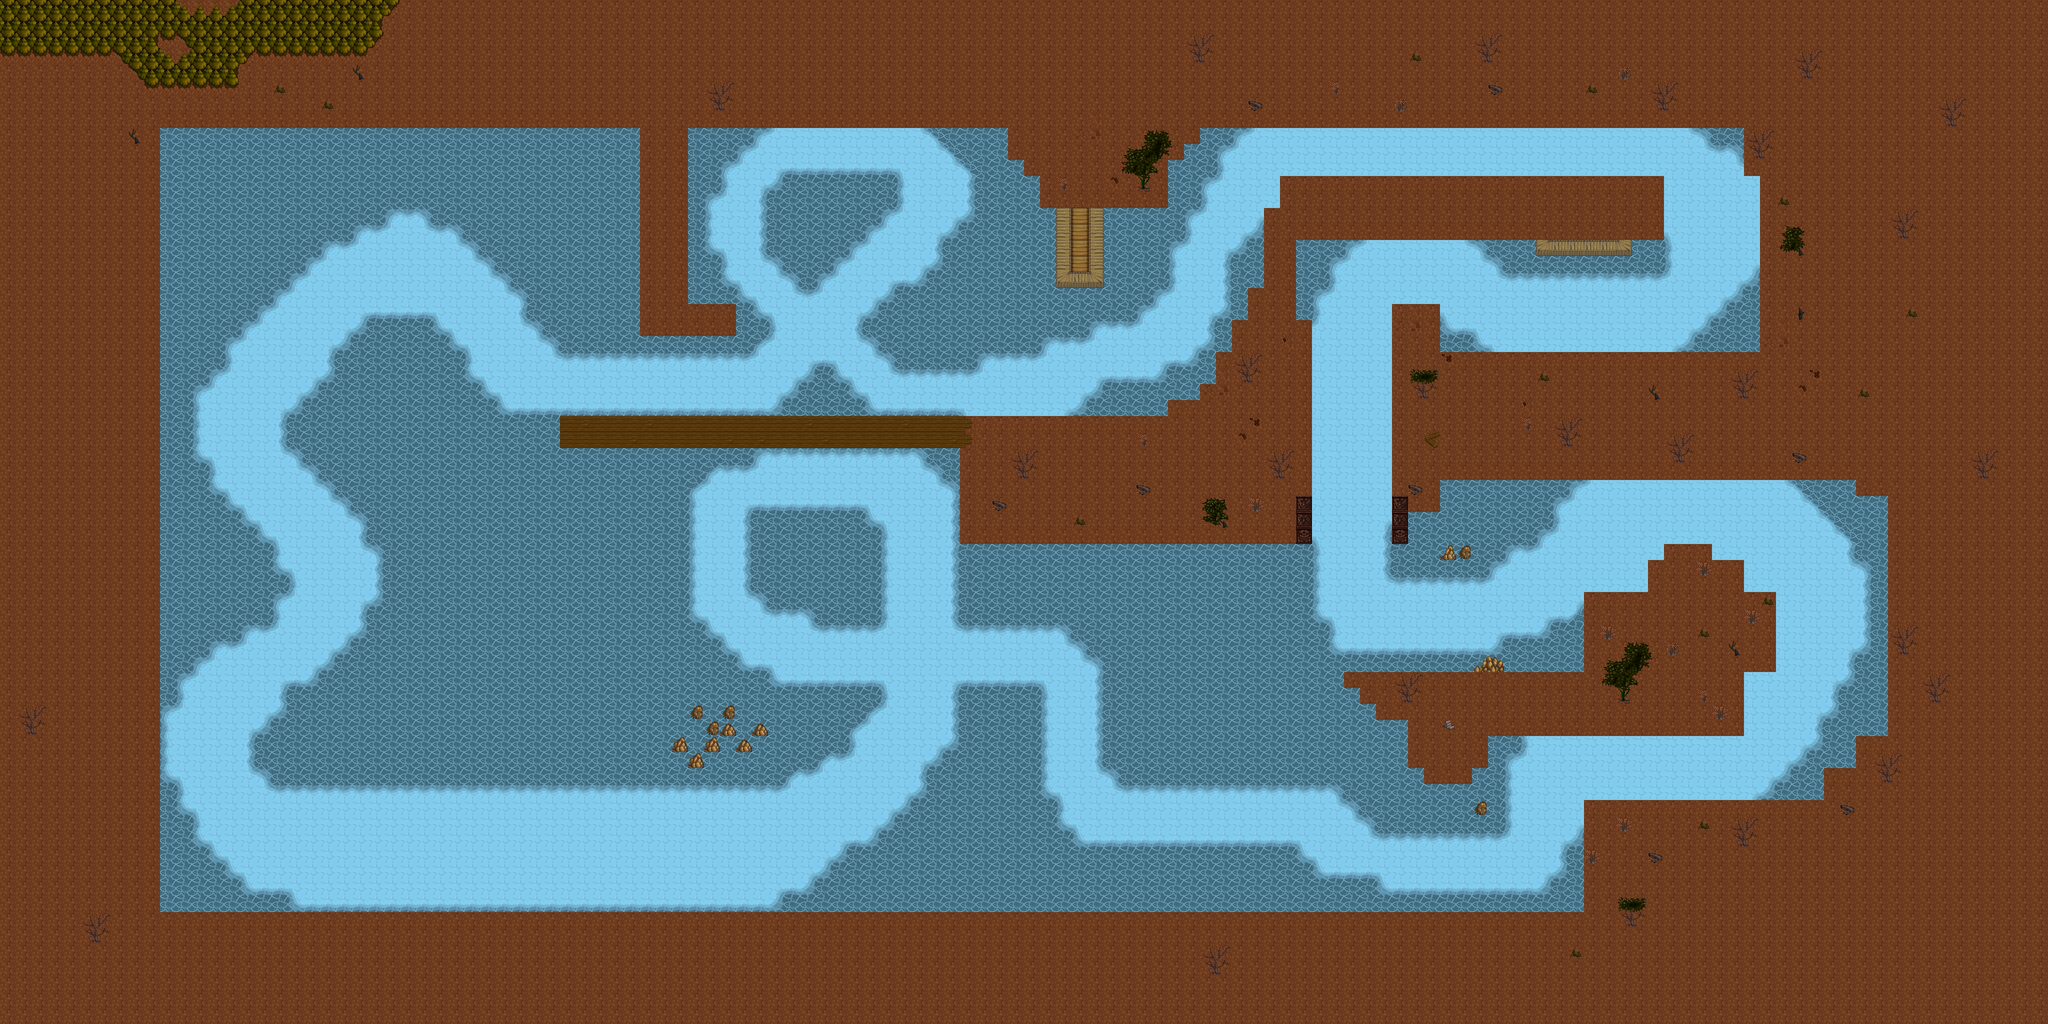

A 2D game scene composited from a Tiled map and its tileset images. What follows is a short description and the map's XML, with each tile layer's data collapsed to a summary:
An orthogonal 128x64 tile map with 32x32 px tiles, 4 tile layers (Tile Layer 1, Tile Layer 2, Tile Layer 3, Tile Layer 4), 1 hidden layer not drawn.

<map version="1.10" tiledversion="1.10.2" orientation="orthogonal" renderorder="right-down" width="128" height="64" tilewidth="32" tileheight="32" infinite="0" nextlayerid="6" nextobjectid="1">
 <tileset firstgid="1" source="TORPEDOES_testTileset.tsx" />
 <layer id="1" name="Tile Layer 1" width="128" height="64">
  <properties>
   <property name="Z" type="float" value="0" />
  </properties>
  <data>[8192 cells, 8192 non-empty, 2 distinct tile ids]</data>
 </layer>
 <layer id="3" name="Tile Layer 2" width="128" height="64">
  <properties>
   <property name="Z" type="float" value="1" />
  </properties>
  <data>[8192 cells, 8089 non-empty, 18 distinct tile ids]</data>
 </layer>
 <layer id="4" name="Tile Layer 3" width="128" height="64">
  <properties>
   <property name="Z" type="float" value="3" />
  </properties>
  <data>[8192 cells, 8176 non-empty, 44 distinct tile ids]</data>
 </layer>
 <layer id="5" name="Tile Layer 4" width="128" height="64">
  <properties>
   <property name="Z" type="float" value="4" />
  </properties>
  <data>[8192 cells, 8191 non-empty, 32 distinct tile ids]</data>
 </layer>
 <layer id="2" name="collider" width="128" height="64" visible="0">
  <data>[8192 cells, 6115 non-empty, 2 distinct tile ids]</data>
 </layer>
</map>
